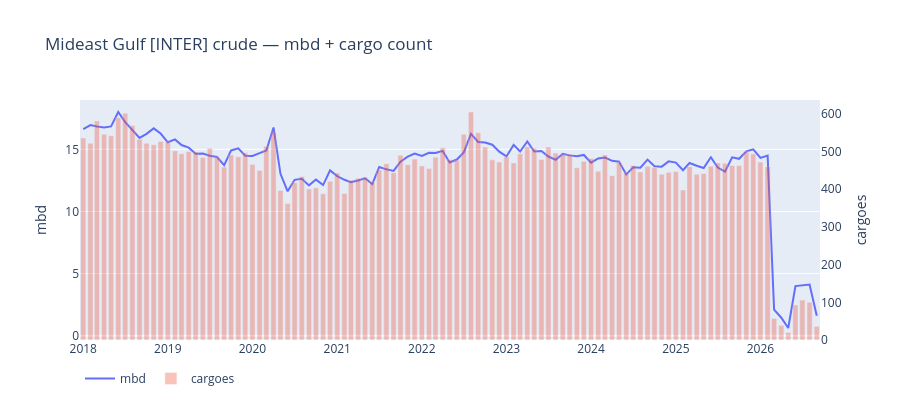
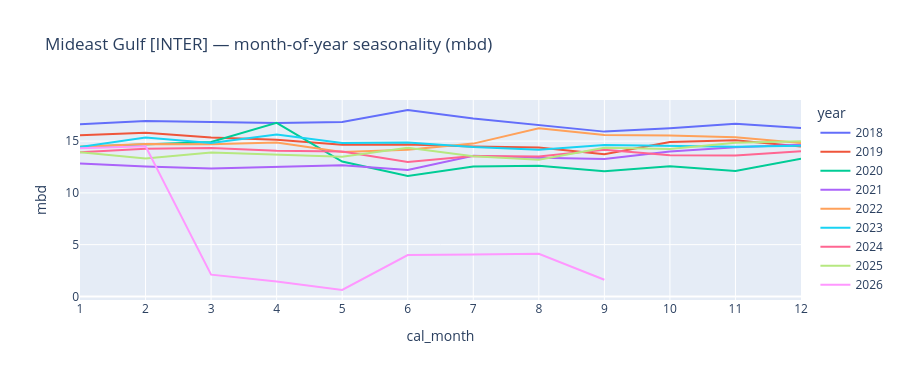

The notebook cell these images were saved under, in order:
### Markdown cell above
## 1. Export rate (mbd) — current `FLOW_SCOPE`

### Code cell
m = monthly_export_mbd(df)
display(m.tail(12))
fig = go.Figure()
fig.add_trace(go.Scatter(x=m["month"], y=m["mbd"], mode="lines", name="mbd"))
fig.add_trace(go.Bar(x=m["month"], y=m["cargoes"], name="cargoes", yaxis="y2", opacity=0.35))
fig.update_layout(
    title=f"{cdef.label} [{FLOW_SCOPE}] crude — mbd + cargo count",
    height=420,
    yaxis=dict(title="mbd"),
    yaxis2=dict(title="cargoes", overlaying="y", side="right", showgrid=False),
    legend=dict(orientation="h"),
)
fig.show()

ms = m.copy()
ms["year"] = ms["month"].dt.year
ms["cal_month"] = ms["month"].dt.month
fig_s = px.line(ms, x="cal_month", y="mbd", color="year",
                title=f"{cdef.label} [{FLOW_SCOPE}] — month-of-year seasonality (mbd)")
fig_s.update_layout(height=380, xaxis=dict(dtick=1))
fig_s.show()

### Figure 1 — Plotly figure (JSON) as saved in the notebook; plotly's stock layout.template omitted (floating-point values rounded to 4 significant figures)
{"data": [{"mode": "lines", "name": "mbd", "type": "scatter", "x": ["2018-01-01T00:00:00", "2018-02-01T00:00:00", "2018-03-01T00:00:00", "2018-04-01T00:00:00", "2018-05-01T00:00:00", "2018-06-01T00:00:00", "2018-07-01T00:00:00", "2018-08-01T00:00:00", "2018-09-01T00:00:00", "2018-10-01T00:00:00", "2018-11-01T00:00:00", "2018-12-01T00:00:00", "2019-01-01T00:00:00", "2019-02-01T00:00:00", "2019-03-01T00:00:00", "2019-04-01T00:00:00", "2019-05-01T00:00:00", "2019-06-01T00:00:00", "2019-07-01T00:00:00", "2019-08-01T00:00:00", "2019-09-01T00:00:00", "2019-10-01T00:00:00", "2019-11-01T00:00:00", "2019-12-01T00:00:00", "2020-01-01T00:00:00", "2020-02-01T00:00:00", "2020-03-01T00:00:00", "2020-04-01T00:00:00", "2020-05-01T00:00:00", "2020-06-01T00:00:00", "2020-07-01T00:00:00", "2020-08-01T00:00:00", "2020-09-01T00:00:00", "2020-10-01T00:00:00", "2020-11-01T00:00:00", "2020-12-01T00:00:00", "2021-01-01T00:00:00", "2021-02-01T00:00:00", "2021-03-01T00:00:00", "2021-04-01T00:00:00", "2021-05-01T00:00:00", "2021-06-01T00:00:00", "2021-07-01T00:00:00", "2021-08-01T00:00:00", "2021-09-01T00:00:00", "2021-10-01T00:00:00", "2021-11-01T00:00:00", "2021-12-01T00:00:00", "2022-01-01T00:00:00", "2022-02-01T00:00:00", "2022-03-01T00:00:00", "2022-04-01T00:00:00", "2022-05-01T00:00:00", "2022-06-01T00:00:00", "2022-07-01T00:00:00", "2022-08-01T00:00:00", "2022-09-01T00:00:00", "2022-10-01T00:00:00", "2022-11-01T00:00:00", "2022-12-01T00:00:00", "2023-01-01T00:00:00", "2023-02-01T00:00:00", "2023-03-01T00:00:00", "2023-04-01T00:00:00", "2023-05-01T00:00:00", "2023-06-01T00:00:00", "2023-07-01T00:00:00", "2023-08-01T00:00:00", "2023-09-01T00:00:00", "2023-10-01T00:00:00", "2023-11-01T00:00:00", "2023-12-01T00:00:00", "2024-01-01T00:00:00", "2024-02-01T00:00:00", "2024-03-01T00:00:00", "2024-04-01T00:00:00", "2024-05-01T00:00:00", "2024-06-01T00:00:00", "2024-07-01T00:00:00", "2024-08-01T00:00:00", "2024-09-01T00:00:00", "2024-10-01T00:00:00", "2024-11-01T00:00:00", "2024-12-01T00:00:00", "2025-01-01T00:00:00", "2025-02-01T00:00:00", "2025-03-01T00:00:00", "2025-04-01T00:00:00", "2025-05-01T00:00:00", "2025-06-01T00:00:00", "2025-07-01T00:00:00", "2025-08-01T00:00:00", "2025-09-01T00:00:00", "2025-10-01T00:00:00", "2025-11-01T00:00:00", "2025-12-01T00:00:00", "2026-01-01T00:00:00", "2026-02-01T00:00:00", "2026-03-01T00:00:00", "2026-04-01T00:00:00", "2026-05-01T00:00:00", "2026-06-01T00:00:00", "2026-07-01T00:00:00", "2026-08-01T00:00:00", "2026-09-01T00:00:00"], "y": [16.62, 16.95, 16.84, 16.76, 16.85, 18.01, 17.19, 16.53, 15.92, 16.25, 16.69, 16.27, 15.57, 15.8, 15.35, 15.14, 14.64, 14.66, 14.49, 14.38, 13.73, 14.91, 15.08, 14.48, 14.46, 14.69, 14.91, 16.76, 13.03, 11.62, 12.55, 12.63, 12.1, 12.56, 12.12, 13.31, 12.84, 12.55, 12.36, 12.49, 12.67, 12.21, 13.58, 13.39, 13.27, 14.01, 14.41, 14.66, 14.47, 14.72, 14.7, 14.88, 13.95, 14.18, 14.76, 16.24, 15.6, 15.55, 15.38, 14.82, 14.43, 15.36, 14.83, 15.64, 14.82, 14.87, 14.42, 14.16, 14.63, 14.51, 14.45, 14.55, 13.93, 14.27, 14.34, 14.07, 14.0, 12.99, 13.56, 13.52, 14.18, 13.65, 13.61, 14.03, 13.93, 13.32, 13.9, 13.68, 13.5, 14.36, 13.53, 13.2, 14.36, 14.24, 14.84, 14.99, 14.31, 14.5, 2.104, 1.447, 0.6201, 3.992, 4.059, 4.12, 1.61]}, {"name": "cargoes", "opacity": 0.35, "type": "bar", "x": ["2018-01-01T00:00:00", "2018-02-01T00:00:00", "2018-03-01T00:00:00", "2018-04-01T00:00:00", "2018-05-01T00:00:00", "2018-06-01T00:00:00", "2018-07-01T00:00:00", "2018-08-01T00:00:00", "2018-09-01T00:00:00", "2018-10-01T00:00:00", "2018-11-01T00:00:00", "2018-12-01T00:00:00", "2019-01-01T00:00:00", "2019-02-01T00:00:00", "2019-03-01T00:00:00", "2019-04-01T00:00:00", "2019-05-01T00:00:00", "2019-06-01T00:00:00", "2019-07-01T00:00:00", "2019-08-01T00:00:00", "2019-09-01T00:00:00", "2019-10-01T00:00:00", "2019-11-01T00:00:00", "2019-12-01T00:00:00", "2020-01-01T00:00:00", "2020-02-01T00:00:00", "2020-03-01T00:00:00", "2020-04-01T00:00:00", "2020-05-01T00:00:00", "2020-06-01T00:00:00", "2020-07-01T00:00:00", "2020-08-01T00:00:00", "2020-09-01T00:00:00", "2020-10-01T00:00:00", "2020-11-01T00:00:00", "2020-12-01T00:00:00", "2021-01-01T00:00:00", "2021-02-01T00:00:00", "2021-03-01T00:00:00", "2021-04-01T00:00:00", "2021-05-01T00:00:00", "2021-06-01T00:00:00", "2021-07-01T00:00:00", "2021-08-01T00:00:00", "2021-09-01T00:00:00", "2021-10-01T00:00:00", "2021-11-01T00:00:00", "2021-12-01T00:00:00", "2022-01-01T00:00:00", "2022-02-01T00:00:00", "2022-03-01T00:00:00", "2022-04-01T00:00:00", "2022-05-01T00:00:00", "2022-06-01T00:00:00", "2022-07-01T00:00:00", "2022-08-01T00:00:00", "2022-09-01T00:00:00", "2022-10-01T00:00:00", "2022-11-01T00:00:00", "2022-12-01T00:00:00", "2023-01-01T00:00:00", "2023-02-01T00:00:00", "2023-03-01T00:00:00", "2023-04-01T00:00:00", "2023-05-01T00:00:00", "2023-06-01T00:00:00", "2023-07-01T00:00:00", "2023-08-01T00:00:00", "2023-09-01T00:00:00", "2023-10-01T00:00:00", "2023-11-01T00:00:00", "2023-12-01T00:00:00", "2024-01-01T00:00:00", "2024-02-01T00:00:00", "2024-03-01T00:00:00", "2024-04-01T00:00:00", "2024-05-01T00:00:00", "2024-06-01T00:00:00", "2024-07-01T00:00:00", "2024-08-01T00:00:00", "2024-09-01T00:00:00", "2024-10-01T00:00:00", "2024-11-01T00:00:00", "2024-12-01T00:00:00", "2025-01-01T00:00:00", "2025-02-01T00:00:00", "2025-03-01T00:00:00", "2025-04-01T00:00:00", "2025-05-01T00:00:00", "2025-06-01T00:00:00", "2025-07-01T00:00:00", "2025-08-01T00:00:00", "2025-09-01T00:00:00", "2025-10-01T00:00:00", "2025-11-01T00:00:00", "2025-12-01T00:00:00", "2026-01-01T00:00:00", "2026-02-01T00:00:00", "2026-03-01T00:00:00", "2026-04-01T00:00:00", "2026-05-01T00:00:00", "2026-06-01T00:00:00", "2026-07-01T00:00:00", "2026-08-01T00:00:00", "2026-09-01T00:00:00"], "y": [536, 522, 581, 546, 542, 590, 602, 569, 533, 522, 518, 527, 526, 502, 494, 500, 499, 484, 509, 485, 459, 491, 486, 497, 466, 450, 514, 552, 397, 362, 418, 434, 401, 404, 388, 421, 443, 389, 423, 429, 432, 420, 451, 468, 444, 490, 465, 480, 462, 455, 485, 510, 479, 477, 546, 605, 550, 512, 478, 472, 486, 470, 494, 513, 509, 479, 512, 496, 492, 493, 457, 474, 482, 448, 491, 436, 471, 444, 463, 446, 461, 458, 440, 445, 447, 398, 460, 440, 442, 461, 470, 469, 463, 463, 500, 494, 472, 460, 57, 39, 20, 93, 106, 100, 36], "yaxis": "y2"}], "layout": {"height": 420, "legend": {"orientation": "h"}, "title": {"text": "Mideast Gulf [INTER] crude — mbd + cargo count"}, "yaxis": {"title": {"text": "mbd"}}, "yaxis2": {"overlaying": "y", "showgrid": false, "side": "right", "title": {"text": "cargoes"}}}}

### Figure 2 — Plotly figure (JSON) as saved in the notebook; plotly's stock layout.template omitted (floating-point values rounded to 4 significant figures)
{"data": [{"hovertemplate": "year=2018<br>cal_month=%{x}<br>mbd=%{y}<extra></extra>", "legendgroup": "2018", "line": {"color": "#636efa", "dash": "solid"}, "marker": {"symbol": "circle"}, "mode": "lines", "name": "2018", "orientation": "v", "showlegend": true, "type": "scatter", "x": [1, 2, 3, 4, 5, 6, 7, 8, 9, 10, 11, 12], "xaxis": "x", "y": [16.62, 16.95, 16.84, 16.76, 16.85, 18.01, 17.19, 16.53, 15.92, 16.25, 16.69, 16.27], "yaxis": "y"}, {"hovertemplate": "year=2019<br>cal_month=%{x}<br>mbd=%{y}<extra></extra>", "legendgroup": "2019", "line": {"color": "#EF553B", "dash": "solid"}, "marker": {"symbol": "circle"}, "mode": "lines", "name": "2019", "orientation": "v", "showlegend": true, "type": "scatter", "x": [1, 2, 3, 4, 5, 6, 7, 8, 9, 10, 11, 12], "xaxis": "x", "y": [15.57, 15.8, 15.35, 15.14, 14.64, 14.66, 14.49, 14.38, 13.73, 14.91, 15.08, 14.48], "yaxis": "y"}, {"hovertemplate": "year=2020<br>cal_month=%{x}<br>mbd=%{y}<extra></extra>", "legendgroup": "2020", "line": {"color": "#00cc96", "dash": "solid"}, "marker": {"symbol": "circle"}, "mode": "lines", "name": "2020", "orientation": "v", "showlegend": true, "type": "scatter", "x": [1, 2, 3, 4, 5, 6, 7, 8, 9, 10, 11, 12], "xaxis": "x", "y": [14.46, 14.69, 14.91, 16.76, 13.03, 11.62, 12.55, 12.63, 12.1, 12.56, 12.12, 13.31], "yaxis": "y"}, {"hovertemplate": "year=2021<br>cal_month=%{x}<br>mbd=%{y}<extra></extra>", "legendgroup": "2021", "line": {"color": "#ab63fa", "dash": "solid"}, "marker": {"symbol": "circle"}, "mode": "lines", "name": "2021", "orientation": "v", "showlegend": true, "type": "scatter", "x": [1, 2, 3, 4, 5, 6, 7, 8, 9, 10, 11, 12], "xaxis": "x", "y": [12.84, 12.55, 12.36, 12.49, 12.67, 12.21, 13.58, 13.39, 13.27, 14.01, 14.41, 14.66], "yaxis": "y"}, {"hovertemplate": "year=2022<br>cal_month=%{x}<br>mbd=%{y}<extra></extra>", "legendgroup": "2022", "line": {"color": "#FFA15A", "dash": "solid"}, "marker": {"symbol": "circle"}, "mode": "lines", "name": "2022", "orientation": "v", "showlegend": true, "type": "scatter", "x": [1, 2, 3, 4, 5, 6, 7, 8, 9, 10, 11, 12], "xaxis": "x", "y": [14.47, 14.72, 14.7, 14.88, 13.95, 14.18, 14.76, 16.24, 15.6, 15.55, 15.38, 14.82], "yaxis": "y"}, {"hovertemplate": "year=2023<br>cal_month=%{x}<br>mbd=%{y}<extra></extra>", "legendgroup": "2023", "line": {"color": "#19d3f3", "dash": "solid"}, "marker": {"symbol": "circle"}, "mode": "lines", "name": "2023", "orientation": "v", "showlegend": true, "type": "scatter", "x": [1, 2, 3, 4, 5, 6, 7, 8, 9, 10, 11, 12], "xaxis": "x", "y": [14.43, 15.36, 14.83, 15.64, 14.82, 14.87, 14.42, 14.16, 14.63, 14.51, 14.45, 14.55], "yaxis": "y"}, {"hovertemplate": "year=2024<br>cal_month=%{x}<br>mbd=%{y}<extra></extra>", "legendgroup": "2024", "line": {"color": "#FF6692", "dash": "solid"}, "marker": {"symbol": "circle"}, "mode": "lines", "name": "2024", "orientation": "v", "showlegend": true, "type": "scatter", "x": [1, 2, 3, 4, 5, 6, 7, 8, 9, 10, 11, 12], "xaxis": "x", "y": [13.93, 14.27, 14.34, 14.07, 14.0, 12.99, 13.56, 13.52, 14.18, 13.65, 13.61, 14.03], "yaxis": "y"}, {"hovertemplate": "year=2025<br>cal_month=%{x}<br>mbd=%{y}<extra></extra>", "legendgroup": "2025", "line": {"color": "#B6E880", "dash": "solid"}, "marker": {"symbol": "circle"}, "mode": "lines", "name": "2025", "orientation": "v", "showlegend": true, "type": "scatter", "x": [1, 2, 3, 4, 5, 6, 7, 8, 9, 10, 11, 12], "xaxis": "x", "y": [13.93, 13.32, 13.9, 13.68, 13.5, 14.36, 13.53, 13.2, 14.36, 14.24, 14.84, 14.99], "yaxis": "y"}, {"hovertemplate": "year=2026<br>cal_month=%{x}<br>mbd=%{y}<extra></extra>", "legendgroup": "2026", "line": {"color": "#FF97FF", "dash": "solid"}, "marker": {"symbol": "circle"}, "mode": "lines", "name": "2026", "orientation": "v", "showlegend": true, "type": "scatter", "x": [1, 2, 3, 4, 5, 6, 7, 8, 9], "xaxis": "x", "y": [14.31, 14.5, 2.104, 1.447, 0.6201, 3.992, 4.059, 4.12, 1.61], "yaxis": "y"}], "layout": {"height": 380, "legend": {"title": {"text": "year"}, "tracegroupgap": 0}, "title": {"text": "Mideast Gulf [INTER] — month-of-year seasonality (mbd)"}, "xaxis": {"anchor": "y", "domain": [0, 1], "dtick": 1, "title": {"text": "cal_month"}}, "yaxis": {"anchor": "x", "domain": [0, 1], "title": {"text": "mbd"}}}}
